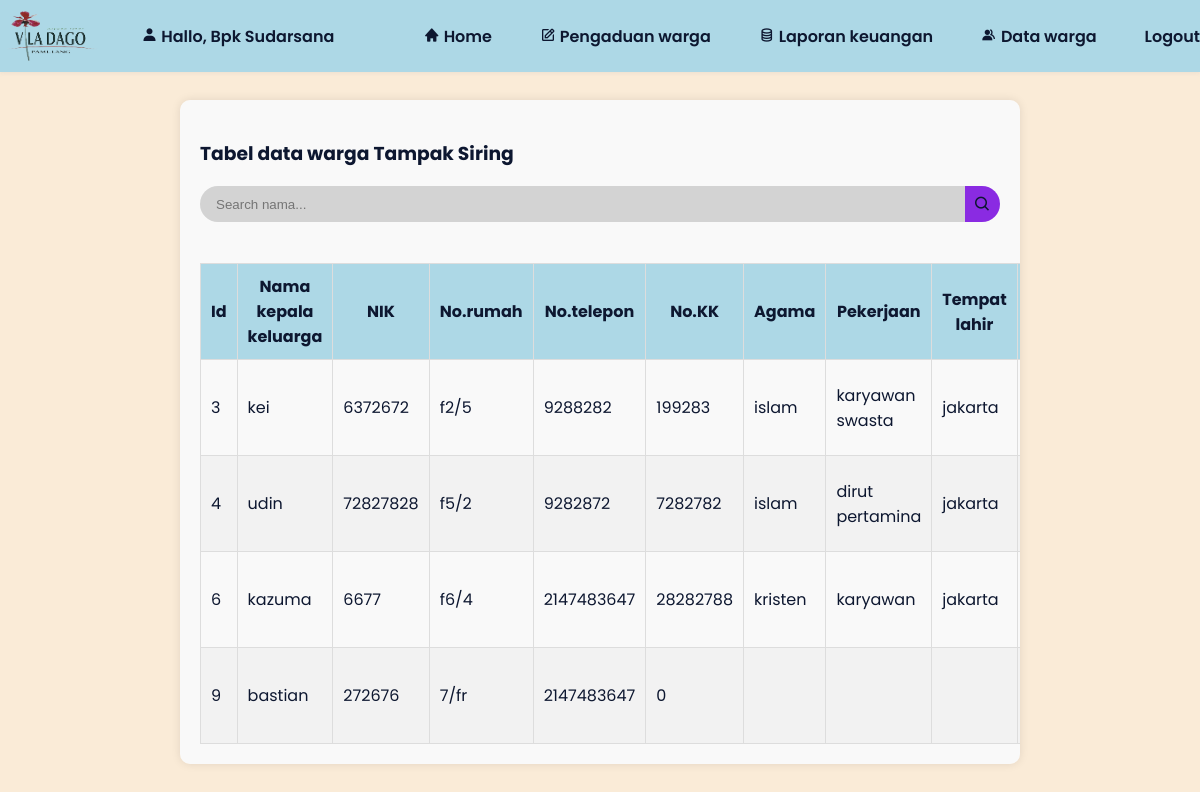
Screenshot of /pengurus_rt/data_warga.php (signed in) with the database file from the repository.
### tables this page shows
CREATE TABLE `user` (
  `user_id` int(255) NOT NULL,
  `no_nik` int(255) NOT NULL,
  `nama` varchar(255) NOT NULL,
  `no_rumah` varchar(255) NOT NULL,
  `no_telepon` int(255) NOT NULL,
  `password` varchar(255) NOT NULL,
  `jenis_kelamin` varchar(255) NOT NULL,
  `no_kk` int(255) NOT NULL,
  `agama` varchar(255) NOT NULL,
  `pekerjaan` varchar(255) NOT NULL,
  `tempat_lahir` varchar(255) NOT NULL,
  `tanggal_lahir` varchar(255) NOT NULL,
  `role` varchar(255) NOT NULL
);

### pengurus_rt/data_warga.php (the view, shortened to what this page needs)
<?php
include('../database.php');
$sql = "SELECT user_id, no_nik, nama, no_rumah, no_telepon, no_kk, pekerjaan, agama, tempat_lahir, tanggal_lahir FROM user WHERE role = 'kepala keluarga'";
$result = $con->query($sql);
?>
<!DOCTYPE html>
<html lang="en">
<head>
	<link href='https://unpkg.com/boxicons@2.0.9/css/boxicons.min.css' rel='stylesheet'>
	<link rel="stylesheet" type="text/css" href="../styles.css">
</head>
<body>
    <header class="l-header">
            <nav class="nav bd-grid">
            <img src="../gambar/logoviladago.png" alt="" width="100px">
                <div>
                <i class='bx bxs-user'></i>
                    <a href="#" class="nav__logo">Hallo, Bpk Sudarsana</a>
                </div>
                <div class="nav__menu" id="nav-menu">
                    <ul class="nav__list">
                        <li class="nav__item"><a href="dashboard_ketua.php" class="nav__link"><i class='bx bxs-home'></i> Home</a></li>
                        <li class="nav__item"><a href="pengaduan_rt.php" class="nav__link"><i class='bx bx-edit'></i> Pengaduan warga</a></li>
                        <li class="nav__item"><a href="keuangan_rt.php" class="nav__link"><i class='bx bx-coin-stack'></i> Laporan keuangan</a></li>
						<li class="nav__item"><a href="data_warga.php" class="nav__link"><i class='bx bxs-group'></i> Data warga</a></li>
                        <li class="nav__item"><a href="logout_rt.php" class="nav__link">Logout</a></li>
                    </ul>
                </div>
            </nav>
        </header>
	<section id="content">
		<main>
		<div class="table-data1">
			<div class="order">
                <h3>Tabel data warga Tampak Siring</h3>
                <nav>
				<form action="#" method="get">
                <div class="form-input">
                    <input type="search" name="search" placeholder="Search nama...">
                    <button type="submit" class="search-btn"><i class='bx bx-search' ></i></button>
                </div>
            </form>
                </nav>
                <br>
                <table>
						<thead>
							<tr>
								<th>Id</th>
								<th>Nama kepala keluarga</th>
								<th>NIK</th>
								<th>No.rumah</th>
								<th>No.telepon</th>
								<th>No.KK</th>
								<th>Agama</th>
								<th>Pekerjaan</th>
								<th>Tempat lahir</th>
								<th>Tanggal lahir</th>
							</tr>
						</thead>
                        <tbody>
						<?php
                                while ($row = mysqli_fetch_assoc($result)) {
                                    echo "<tr>";
                                    echo "<td>{$row['user_id']}</td>";
                                    echo "<td>{$row['nama']}</td>";
                                    echo "<td>{$row['no_nik']}</td>";
                                    echo "<td>{$row['no_rumah']}</td>";
                                    echo "<td>{$row['no_telepon']}</td>";
									echo "<td>{$row['no_kk']}</td>";
									echo "<td>{$row['agama']}</td>";
									echo "<td>{$row['pekerjaan']}</td>";
									echo "<td>{$row['tempat_lahir']}</td>";
									echo "<td>{$row['tanggal_lahir']}</td>";
                                    echo "</tr>";
                                }
                            ?>
                        </tbody>
                </table>
			</div>
		</div>
		</main>
	</section>
</body>
</html>

### styles.css (style rules this page uses)
:root { --header-height: 3rem; --font-semi: 600; --hue-color: 224; --first-color: hsl(var(--hue-color), 89%, 60%); --second-color: hsl(var(--hue-color), 56%, 12%); --body-font: "Poppins", sans-serif; --big-font-size: 2rem; --h2-font-size: 1.25rem; --normal-font-size: .938rem; --smaller-font-size: .75rem; --mb-2: 1rem; --mb-4: 2rem; --mb-5: 2.5rem; --mb-6: 3rem; --z-back: -10; --z-fixed: 100; }
@media screen and (min-width: 968px) { :root { --big-font-size: 3.5rem; --h2-font-size: 2rem; --normal-font-size: 1rem; --smaller-font-size: .875rem; } }
html { scroll-behavior: smooth; }
body { margin: var(--header-height) 0 0 0; font-family: var(--body-font); font-size: var(--normal-font-size); color: var(--second-color); background-color: antiquewhite; }
ul { margin: 0; padding: 0; list-style: none; }
a { text-decoration: none; }
img { max-width: 100%; height: 75px; display: block; }
.bd-grid { max-width: 1205px; display: grid; margin-left: var(--mb-2); margin-right: var(--mb-2); }
.l-header { width: 100%; position: fixed; top: 0; left: 0; z-index: var(--z-fixed); background-color: lightblue; box-shadow: 0 1px 4px rgba(146, 161, 176, 0.15); }
.nav { height: var(--header-height); display: flex; justify-content: space-between; align-items: center; font-weight: var(--font-semi); }
.nav__item { margin-bottom: var(--mb-4); }
.nav__link { position: relative; color: #fff; }
.nav__logo { color: var(--second-color); }
@media screen and (min-width: 768px) { body { margin: 0; } }
@media screen and (min-width: 768px) { .nav { height: calc(var(--header-height) + 1.5rem); } }
@media screen and (min-width: 768px) { .nav__list { display: flex; padding-top: 0; } }
@media screen and (min-width: 768px) { .nav__item { margin-left: var(--mb-6); margin-bottom: 0; } }
@media screen and (min-width: 768px) { .nav__link { color: var(--second-color); } }
@media screen and (min-width: 992px) { .bd-grid { margin-left: auto; margin-right: auto; } }

### pengurus_rt/data_warga.php (style rules this page uses)
table { width: 100%; border-collapse: collapse; }
.table-data1 { margin-top: 100px; }
.order { background-color: #f9f9f9; padding: 20px; border-radius: 10px; box-shadow: 0 0 10px rgba(0, 0, 0, 0.1); width: 70%; margin: 0 auto; overflow-x: auto; }
th, td { padding: 10px; border: 1px solid #ddd; }
th { background-color: lightblue; }
tr:nth-child(even) { background-color: #f2f2f2; }
#content nav form .form-input { display: flex; align-items: center; height: 36px; }
#content nav form .form-input input { flex-grow: 1; padding: 0 16px; height: 100%; border: none; background: var(--grey); border-radius: 36px 0 0 36px; outline: none; width: 100%; color: var(--dark); background-color: lightgrey; }
#content nav form .form-input button { width: 36px; height: 100%; display: flex; justify-content: center; align-items: center; background: var(--blue); color: var(--light); font-size: 18px; border: none; outline: none; border-radius: 0 36px 36px 0; cursor: pointer; background-color: blueviolet; }

### rows the page displays
user: user_id "3", nama "kei", no_nik "6372672", no_rumah "f2/5", no_telepon "9288282", no_kk "199283", agama "islam", pekerjaan "karyawan swasta", tempat_lahir "jakarta"
user: user_id "4", nama "udin", no_nik "72827828", no_rumah "f5/2", no_telepon "9282872", no_kk "7282782", agama "islam", pekerjaan "dirut pertamina", tempat_lahir "jakarta"
user: user_id "6", nama "kazuma", no_nik "6677", no_rumah "f6/4", no_telepon "2147483647", no_kk "28282788", agama "kristen", pekerjaan "karyawan", tempat_lahir "jakarta"
user: user_id "9", nama "bastian", no_nik "272676", no_rumah "7/fr", no_telepon "2147483647", no_kk "0"
